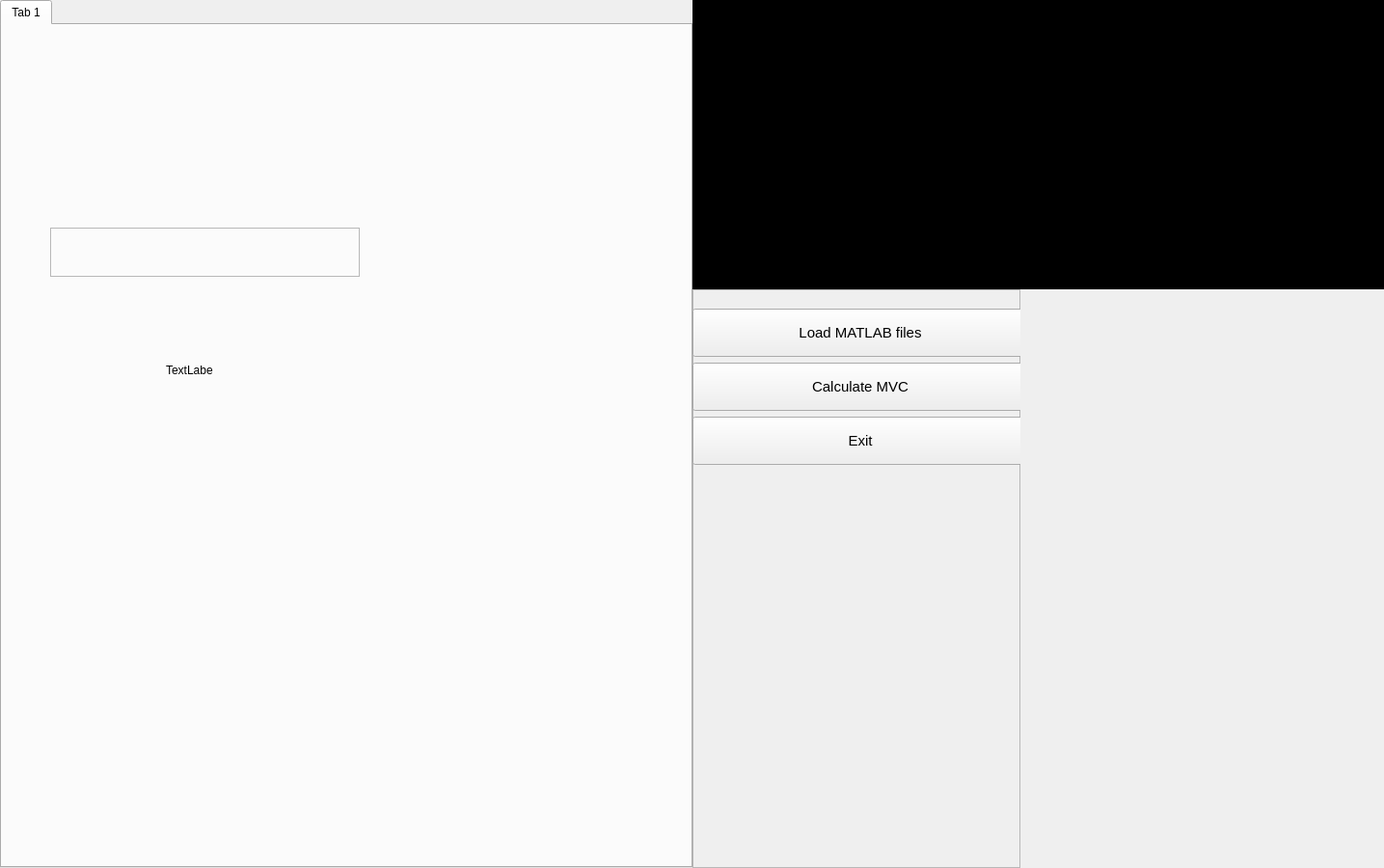
<?xml version='1.0' encoding='utf-8'?>
<ui version="4.0">
 <class>MainWindow</class>
 <widget class="QMainWindow" name="MainWindow">
  <property name="enabled">
   <bool>true</bool>
  </property>
  <property name="geometry">
   <rect>
    <x>0</x>
    <y>0</y>
    <width>1435</width>
    <height>900</height>
   </rect>
  </property>
  <property name="sizePolicy">
   <sizepolicy hsizetype="Maximum" vsizetype="Preferred">
    <horstretch>0</horstretch>
    <verstretch>0</verstretch>
   </sizepolicy>
  </property>
  <property name="minimumSize">
   <size>
    <width>0</width>
    <height>0</height>
   </size>
  </property>
  <property name="windowTitle">
   <string>MainWindow</string>
  </property>
  <property name="autoFillBackground">
   <bool>false</bool>
  </property>
  <property name="styleSheet">
   <string notr="true">   background-color: none;</string>
  </property>
  <widget class="QWidget" name="centralwidget">
   <property name="minimumSize">
    <size>
     <width>1020</width>
     <height>694</height>
    </size>
   </property>
   <property name="font">
    <font>
     <family>Helvetica</family>
     <pointsize>10</pointsize>
    </font>
   </property>
   <property name="autoFillBackground">
    <bool>false</bool>
   </property>
   <layout class="QVBoxLayout" name="verticalLayout">
    <property name="spacing">
     <number>0</number>
    </property>
    <property name="leftMargin">
     <number>0</number>
    </property>
    <property name="topMargin">
     <number>0</number>
    </property>
    <property name="rightMargin">
     <number>0</number>
    </property>
    <property name="bottomMargin">
     <number>0</number>
    </property>
    <item>
     <layout class="QHBoxLayout" name="hl">
      <property name="spacing">
       <number>0</number>
      </property>
      <property name="sizeConstraint">
       <enum>QLayout::SetMinimumSize</enum>
      </property>
      <item>
       <widget class="QTabWidget" name="tw_plotting">
        <property name="currentIndex">
         <number>0</number>
        </property>
        <widget class="QWidget" name="tab_3">
         <attribute name="title">
          <string>Tab 1</string>
         </attribute>
         <widget class="QLabel" name="lbl_background">
          <property name="geometry">
           <rect>
            <x>170</x>
            <y>350</y>
            <width>49</width>
            <height>16</height>
           </rect>
          </property>
          <property name="text">
           <string>TextLabel</string>
          </property>
         </widget>
         <widget class="QFrame" name="form_btm_graph">
          <property name="geometry">
           <rect>
            <x>50</x>
            <y>210</y>
            <width>321</width>
            <height>51</height>
           </rect>
          </property>
          <property name="frameShape">
           <enum>QFrame::StyledPanel</enum>
          </property>
          <property name="frameShadow">
           <enum>QFrame::Raised</enum>
          </property>
         </widget>
        </widget>
       </widget>
      </item>
      <item>
       <layout class="QVBoxLayout" name="verticalLayout_2">
        <item>
         <widget class="QPlainTextEdit" name="ledt_output">
          <property name="sizePolicy">
           <sizepolicy hsizetype="Expanding" vsizetype="Fixed">
            <horstretch>0</horstretch>
            <verstretch>0</verstretch>
           </sizepolicy>
          </property>
          <property name="minimumSize">
           <size>
            <width>0</width>
            <height>300</height>
           </size>
          </property>
          <property name="font">
           <font>
            <family>Cascadia Mono</family>
            <pointsize>11</pointsize>
           </font>
          </property>
          <property name="styleSheet">
           <string notr="true">   background-color: black;
    color: white;</string>
          </property>
          <property name="plainText">
           <string>
</string>
          </property>
         </widget>
        </item>
        <item>
         <widget class="QFrame" name="frame">
          <property name="frameShape">
           <enum>QFrame::StyledPanel</enum>
          </property>
          <property name="frameShadow">
           <enum>QFrame::Raised</enum>
          </property>
          <widget class="QWidget" name="gridLayoutWidget">
           <property name="geometry">
            <rect>
             <x>0</x>
             <y>20</y>
             <width>701</width>
             <height>164</height>
            </rect>
           </property>
           <layout class="QGridLayout" name="gridLayout">
            <item row="0" column="0">
             <widget class="QPushButton" name="btn_loadMat">
              <property name="minimumSize">
               <size>
                <width>0</width>
                <height>50</height>
               </size>
              </property>
              <property name="font">
               <font>
                <pointsize>11</pointsize>
               </font>
              </property>
              <property name="text">
               <string>Load MATLAB files</string>
              </property>
             </widget>
            </item>
            <item row="0" column="1">
             <widget class="QPushButton" name="btn_sendLog">
              <property name="minimumSize">
               <size>
                <width>0</width>
                <height>50</height>
               </size>
              </property>
              <property name="font">
               <font>
                <pointsize>11</pointsize>
               </font>
              </property>
              <property name="text">
               <string>Send log file</string>
              </property>
             </widget>
            </item>
            <item row="1" column="1">
             <widget class="QPushButton" name="btn_burstDetection">
              <property name="minimumSize">
               <size>
                <width>0</width>
                <height>50</height>
               </size>
              </property>
              <property name="font">
               <font>
                <pointsize>11</pointsize>
               </font>
              </property>
              <property name="text">
               <string>Auto burst detection</string>
              </property>
             </widget>
            </item>
            <item row="1" column="0">
             <widget class="QPushButton" name="btn_process">
              <property name="minimumSize">
               <size>
                <width>0</width>
                <height>50</height>
               </size>
              </property>
              <property name="font">
               <font>
                <pointsize>11</pointsize>
               </font>
              </property>
              <property name="text">
               <string>Calculate MVC</string>
              </property>
             </widget>
            </item>
            <item row="2" column="1">
             <widget class="QPushButton" name="btn_export">
              <property name="minimumSize">
               <size>
                <width>0</width>
                <height>50</height>
               </size>
              </property>
              <property name="font">
               <font>
                <pointsize>11</pointsize>
               </font>
              </property>
              <property name="text">
               <string>Export</string>
              </property>
             </widget>
            </item>
            <item row="2" column="0">
             <widget class="QPushButton" name="btn_exit">
              <property name="minimumSize">
               <size>
                <width>0</width>
                <height>50</height>
               </size>
              </property>
              <property name="font">
               <font>
                <pointsize>11</pointsize>
               </font>
              </property>
              <property name="text">
               <string>Exit</string>
              </property>
             </widget>
            </item>
           </layout>
          </widget>
         <property name="maximumSize"><size><width>340</width><height>16777215</height></size></property><property name="sizePolicy"><sizepolicy hsizetype="Preferred" vsizetype="Preferred"><horstretch>0</horstretch><verstretch>0</verstretch></sizepolicy></property></widget>
        </item>
       </layout>
      </item>
     <property name="stretch"><string>3,1</string></property></layout>
    </item>
   </layout>
  </widget>
  <widget class="QMenuBar" name="menubar">
   <property name="geometry">
    <rect>
     <x>0</x>
     <y>0</y>
     <width>1435</width>
     <height>22</height>
    </rect>
   </property>
  </widget>
 </widget>
 <resources />
 <connections />
</ui>
